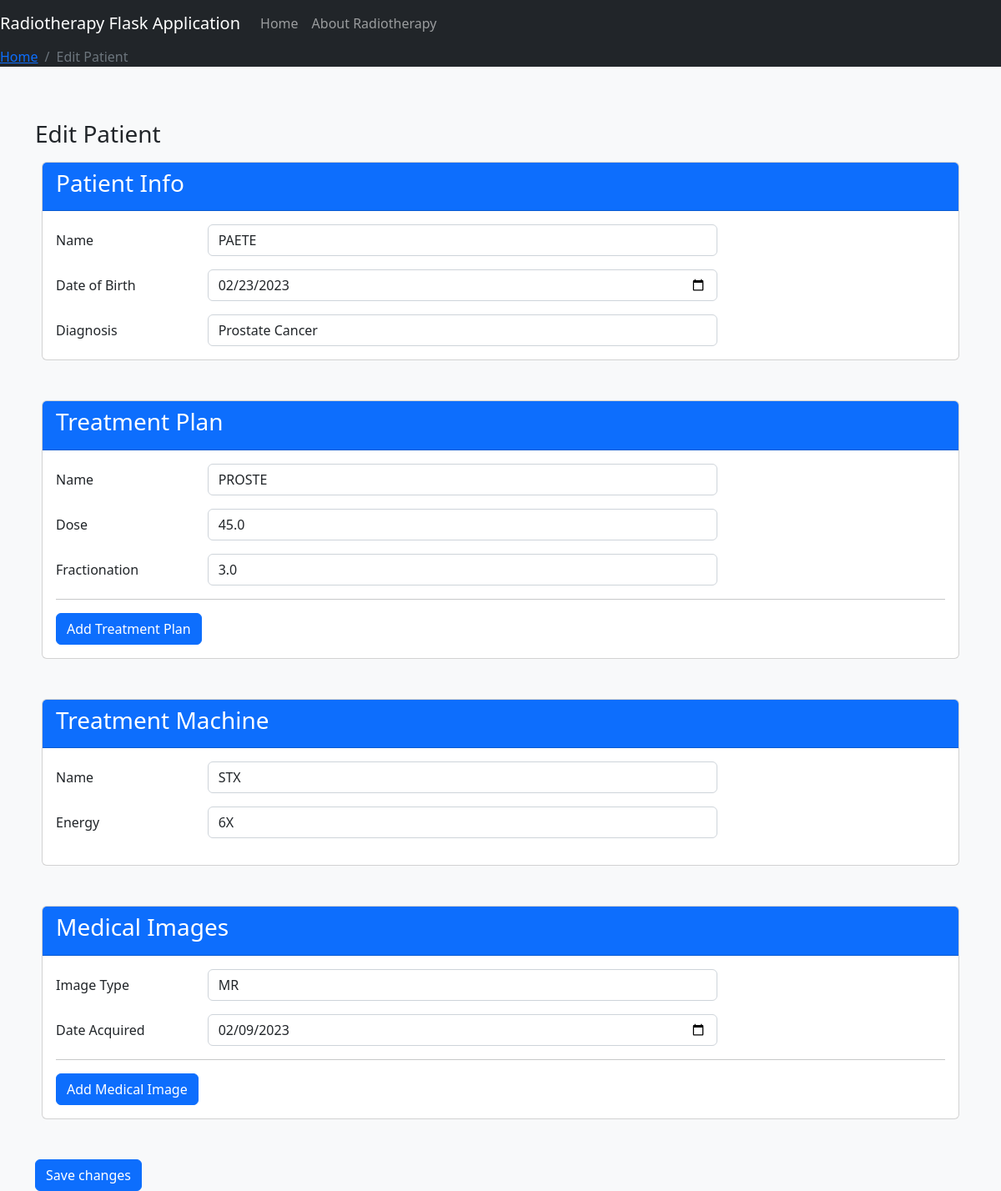
Screenshot of /edit_patient/2 with the database file from the repository.
### app/models.py (models this page shows)
class Patient(db.Model):
    id = db.Column(db.Integer, primary_key=True)
    name = db.Column(db.String(100), nullable=False)
    date_of_birth = db.Column(db.Date, nullable=False)
    diagnosis = db.Column(db.String(200), nullable=False)

class TreatmentPlan(db.Model):
    id = db.Column(db.Integer, primary_key=True)
    patient_id = db.Column(db.Integer, db.ForeignKey('patient.id'), nullable=False)
    patient = db.relationship("Patient", backref=db.backref("plans", cascade="all, delete-orphan"))
    name = db.Column(db.String(100), nullable=False)
    dose = db.Column(db.Float, nullable=False)
    fractionation = db.Column(db.Float, nullable=False)

class TreatmentMachine(db.Model):
    id = db.Column(db.Integer, primary_key=True)
    patient_id = db.Column(db.Integer, db.ForeignKey('patient.id'), nullable=False)
    patient = db.relationship("Patient", backref=db.backref("machines", cascade="all, delete-orphan"))
    name = db.Column(db.String(100), nullable=False)
    energy = db.Column(db.String(100), nullable=False)

class MedicalImage(db.Model):
    id = db.Column(db.Integer, primary_key=True)
    patient_id = db.Column(db.Integer, db.ForeignKey('patient.id'), nullable=False)
    patient = db.relationship("Patient", backref=db.backref("images", cascade="all, delete-orphan"))
    type = db.Column(db.String(100), nullable=False)
    date_acquired = db.Column(db.Date, nullable=False)

### app/routes.py (the view, shortened to what this page needs)
@app.route('/edit_patient/<int:id>', methods=['GET', 'POST'])
def edit_patient(id):
    patient = Patient.query.get(id)
    existing_plans = TreatmentPlan.query.filter_by(patient_id=id).all()
    existing_plan_ids = [plan.id for plan in existing_plans]
    treatment_machine = TreatmentMachine.query.filter_by(patient_id=id).first()
    existing_images = MedicalImage.query.filter_by(patient_id=id).all()
    existing_image_ids = [image.id for image in existing_images]
    return render_template('update_patient.html', patient=patient, diagnoses=diagnoses, treatment_plans=existing_plans, treatment_machine=treatment_machine, medical_images=existing_images)

### app/templates/update_patient.html (shortened to what this page needs)
{% extends "layout.html" %}
{% set crumb_title = "Edit Patient" %}
{% block content %}
<div class="d-flex h-100">
  <div class="container mt-5">
    <div class="d-flex justify-content-between align-items-center mb-3">
      <h1 class="h3 mb-0">Edit Patient</h1>
    </div>
    <form method="post">
      <div class="card mx-2 mb-5">
        <div class="card-header bg-primary text-white">
          <h3 class="card-title">Patient Info</h3>
        </div>
        <div class="card-body">
          <div class="form-group row mb-3">
            <label for="patient_name" class="col-sm-2 col-form-label">Name</label>
            <div class="col-sm-7">
              <input type="text" class="form-control" id="patient_name" name="patient_name"
                placeholder="Enter patient name" required value="{{ patient.name }}">
            </div>
          </div>
          <div class="form-group row mb-3">
            <label for="patient_dob" class="col-sm-2 col-form-label">Date of Birth</label>
            <div class="col-sm-7">
              <input type="date" class="form-control" id="patient_dob" name="patient_dob" required
                value="{{ patient.date_of_birth }}">
            </div>
          </div>
          <div class="form-group row">
            <label for="patient_diagnosis" class="col-sm-2 col-form-label">Diagnosis</label>
            <div class="col-sm-7">
              <select class="form-control" id="patient_diagnosis" name="patient_diagnosis">
                {% for diagnosis in diagnoses %}
                {% if diagnosis == patient.diagnosis %}
                <option value="{{ diagnosis }}" selected>{{ diagnosis }}</option>
                {% else %}
                <option value="{{ diagnosis }}">{{ diagnosis }}</option>
                {% endif %}
                {% endfor %}
              </select>
            </div>
          </div>
        </div>
      </div>
      <div class="card mx-2 mb-5">
        <div class="card-header bg-primary text-white">
          <h3 class="card-title">Treatment Plan</h3>
        </div>
        <div class="card-body">
          <div class="treatment-plan-section mb-3">
            {% for plan in treatment_plans %}
            <div class="mb-3">
            <div class="form-group row mb-3">
              <label for="plan_name" class="col-sm-2 col-form-label">Name</label>
              <div class="col-sm-7">
                <input type="text" class="form-control" id="plan_name" name="plan_name[]" value="{{ plan.name }}"
                  placeholder="Enter plan name" required>
              </div>
            </div>
            <div class="form-group row mb-3">
              <label for="plan_dose" class="col-sm-2 col-form-label">Dose</label>
              <div class="col-sm-7">
                <input type="number" class="form-control" id="plan_dose" name="plan_dose[]" value="{{ plan.dose }}"
                  required>
              </div>
            </div>
            <div class="form-group row">
              <label for="plan_fractionation" class="col-sm-2 col-form-label">Fractionation</label>
              <div class="col-sm-7">
                <input type="number" class="form-control" id="plan_fractionation" name="plan_fractionation[]"
                  value="{{ plan.fractionation }}" required>
              </div>
            </div>
            </div>
            {% endfor %}
          </div>
          <hr>
          <button type="button" class="btn btn-primary" id="add-treatment-plan">Add Treatment Plan</button>
        </div>
      </div>
      <div class="card mx-2 mb-5">
        <div class="card-header bg-primary text-white">
          <h3 class="card-title">Treatment Machine</h3>
        </div>
        <div class="card-body">
          <div class="form-group row mb-3">
            <label for="machine_name" class="col-sm-2 col-form-label">Name</label>
            <div class="col-sm-7">
              <input type="text" class="form-control" id="machine_name" name="machine_name"
                placeholder="Enter machine name" value="{{ treatment_machine.name }}" required>
            </div>
          </div>
          <div class="form-group row mb-3">
            <label for="machine_energy" class="col-sm-2 col-form-label">Energy</label>
            <div class="col-sm-7">
              <input type="text" class="form-control" id="machine_energy" name="machine_energy" name="patient_dob"
                placeholder="Enter machine energy" value="{{ treatment_machine.energy }}" required>
            </div>
          </div>
        </div>
      </div>
      <div class="card mx-2 mb-5">
        <div class="card-header bg-primary text-white">
          <h3 class="card-title">Medical Images</h3>
        </div>
        <div class="card-body">
          <div class="medical-image-section mb-3">
            {% for image in medical_images %}
            <div class="form-group row mb-3">
              <label for="image_type" class="col-sm-2 col-form-label">Image Type</label>
              <div class="col-sm-7">
                <input type="text" class="form-control" id="image_type" name="image_type[]"
                  placeholder="Enter image type" value="{{ image.type }}" required>
              </div>
            </div>
            <div class="form-group row mb-3">
              <label for="image_date_acquired" class="col-sm-2 col-form-label">Date Acquired</label>
              <div class="col-sm-7">
                <input type="date" class="form-control" id="image_date_acquired" name="image_date_acquired[]"
                  value="{{ image.date_acquired }}" required>
              </div>
            </div>
            {% endfor %}
          </div>
          <hr>
          <button type="button" class="btn btn-primary" id="add-medical-image">Add Medical Image</button>
        </div>
      </div>
      <div class="mb-4">
        <button type="submit" class="btn btn-primary">Save changes</button>
      </div>
    </form>
  </div>
</div>
{% endblock %}

### rows the page displays
Patient: patient_name "PAETE", patient_dob "02/23/2023", patient_diagnosis "Prostate Cancer"
TreatmentPlan: name "PROSTE", dose "45.0", fractionation "3.0"
TreatmentMachine: machine_name "STX", machine_energy "6X"
MedicalImage: type "MR", date_acquired "02/09/2023"

### other values shown
{{ link[0] }} "Home"
{{ link[0] }} "Edit Patient"
